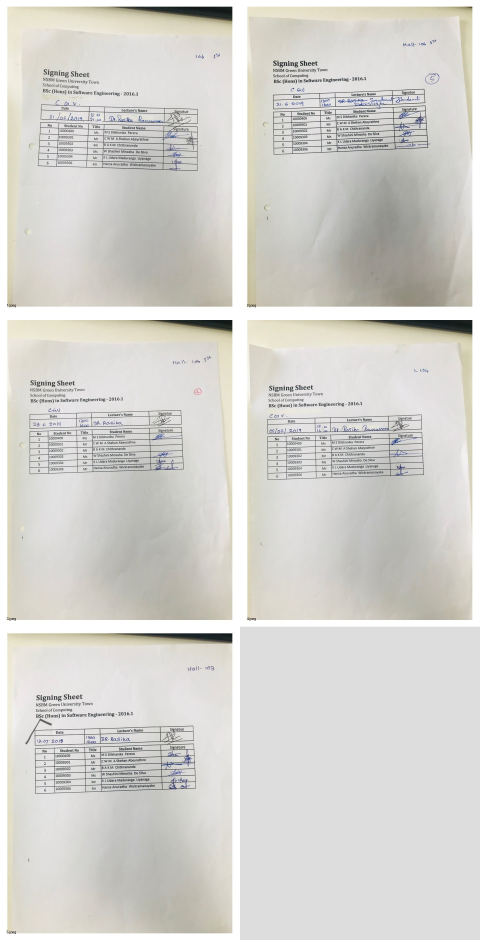
#> input picture contact.jpg, 1440 x 2820 px (shown at 1/3 size); its folder holds only this picture in this run
$ python -i verification.py   (imports and definitions only)
#> lines starting #> are read from the running program, lines starting #| are printed output that depends on the picture; after the words box and inside, x2 and y2 are one past the last pixel; in counts of white or black regions, pixels touching at a corner belong together
from __future__ import annotations
from pathlib import Path
from statistics import median
import cv2
import numpy as np


def _normalize(path: str | Path) -> np.ndarray:
    """Normalize a signature crop to a centered binary canvas.

    This keeps the original coursework behaviour (Otsu + tight crop + resize)
    while making the normalized image reusable by additional comparison methods.
    """
#> called with path = '../../contact.jpg'
    img = cv2.imread(str(path), cv2.IMREAD_GRAYSCALE)
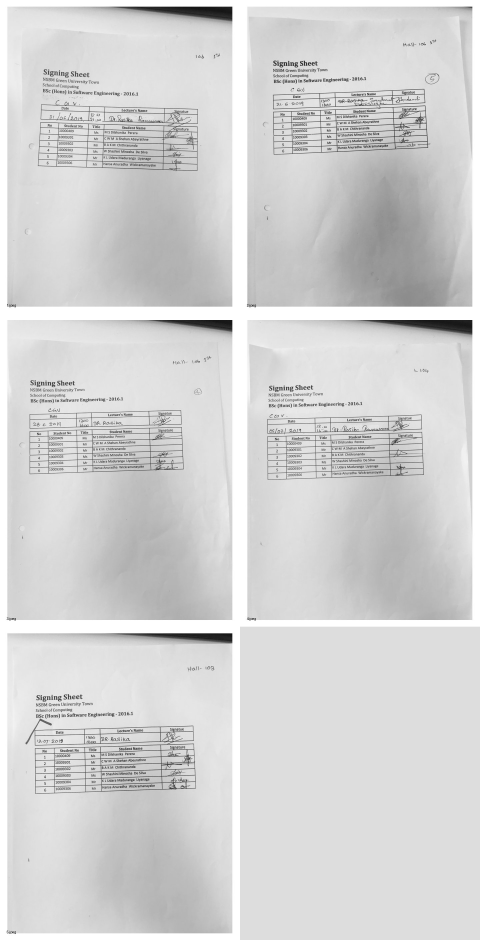
#> img: shape (2820, 1440) (shown at 1/3 size); min 0, max 255, mean 211.2
    if img is None:
        raise ValueError(f"Cannot read signature image: {path}")
    _, bw = cv2.threshold(img, 0, 255, cv2.THRESH_BINARY_INV + cv2.THRESH_OTSU)
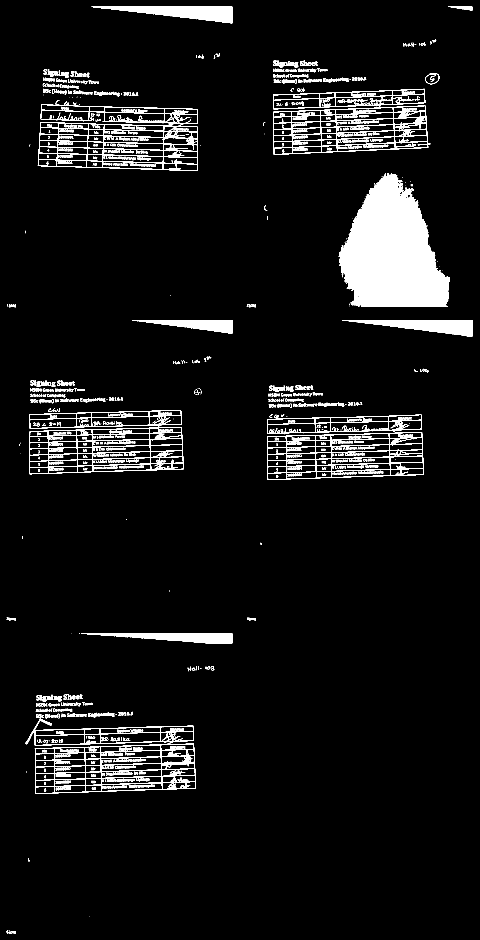
#> bw: shape (2820, 1440) (shown at 1/3 size); 5.9% white; 1403 white regions (402 under 20 px), largest, box (x1, y1, x2, y2) and area: (1016, 520, 1350, 920) 87911, (77, 2156, 588, 2382) 14489, (113, 301, 594, 513) 13510
    pts = cv2.findNonZero(bw)
#> pts = contour of 239573 points, box (x1, y1, x2, y2) (20, 20, 1417, 2802), area 1220403
    if pts is None:
        return cv2.resize(bw, (320, 120))
    x, y, w, h = cv2.boundingRect(pts)
#> x = 20; y = 20; w = 1397; h = 2782
    crop = bw[y:y + h, x:x + w]
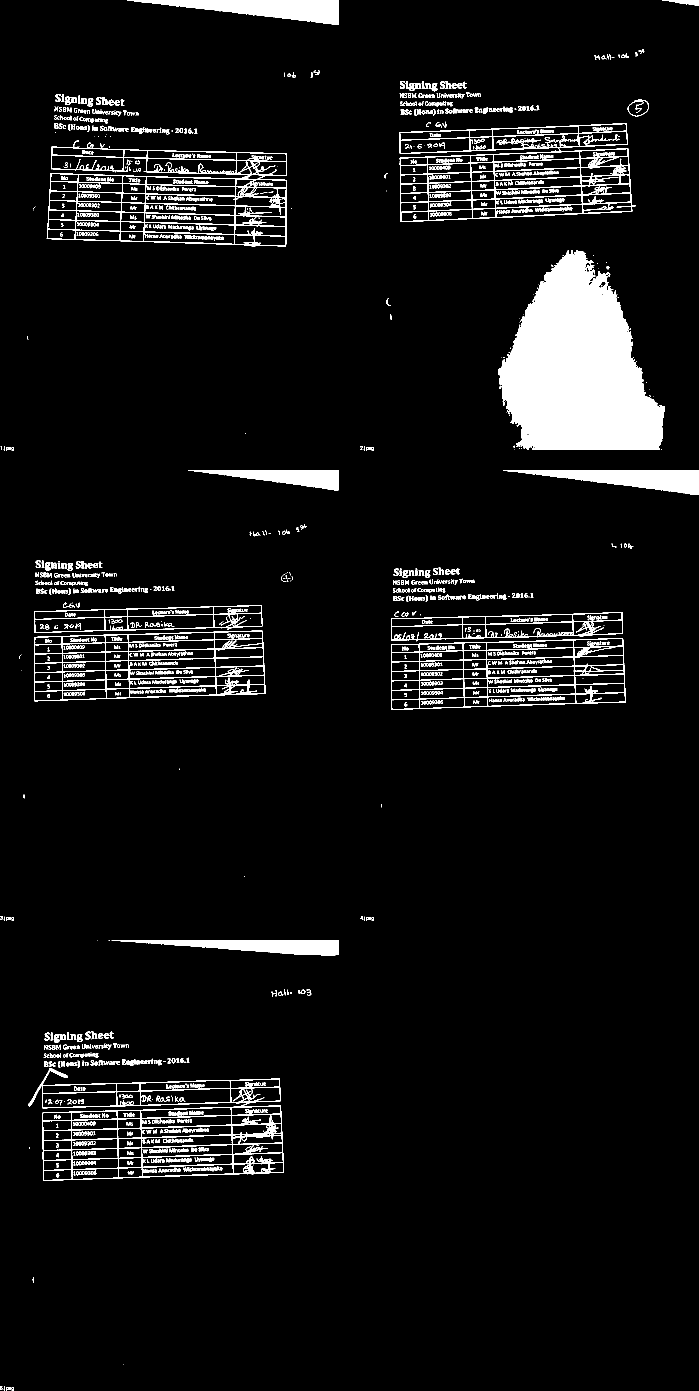
#> crop: shape (2782, 1397) (shown at 1/2 size); 6.2% white; 1403 white regions (402 under 20 px), largest, box (x1, y1, x2, y2) and area: (996, 500, 1330, 900) 87911, (57, 2136, 568, 2362) 14489, (93, 281, 574, 493) 13510
    canvas = np.zeros((120, 320), dtype=np.uint8)
    scale = min(300 / max(1, w), 100 / max(1, h))
#> scale = 0.0359
    nw = max(1, int(w * scale))
#> nw = 50
    nh = max(1, int(h * scale))
#> nh = 100
    resized = cv2.resize(crop, (nw, nh), interpolation=cv2.INTER_AREA)
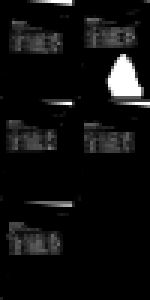
#> resized: shape (100, 50) (shown 3 times larger); min 0, max 255, mean 15.7
    yy = (120 - nh) // 2
#> yy = 10
    xx = (320 - nw) // 2
#> xx = 135
    canvas[yy:yy + nh, xx:xx + nw] = resized
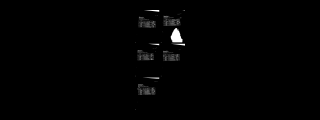
#> canvas: shape (120, 320); min 0, max 255, mean 2
    return canvas


# [124 lines left out: functions _orb_score, _projection_score, _hu_score, _ensemble_pair_score, compare_signatures, assess_proxy_signature, not called in this run]

>>> result = _normalize('../../contact.jpg')

$ run again, on crops.jpg
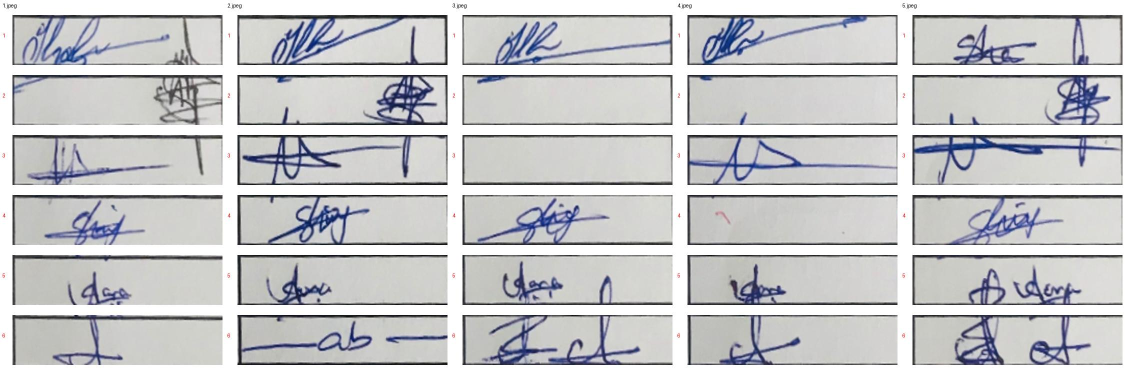
#> input picture crops.jpg, 2250 x 770 px (shown at 1/2 size)
#> in _normalize, `_, bw = cv2.threshold(img, 0, 255, cv2.THRESH_BINARY_INV + cv2.THRESH_..`:
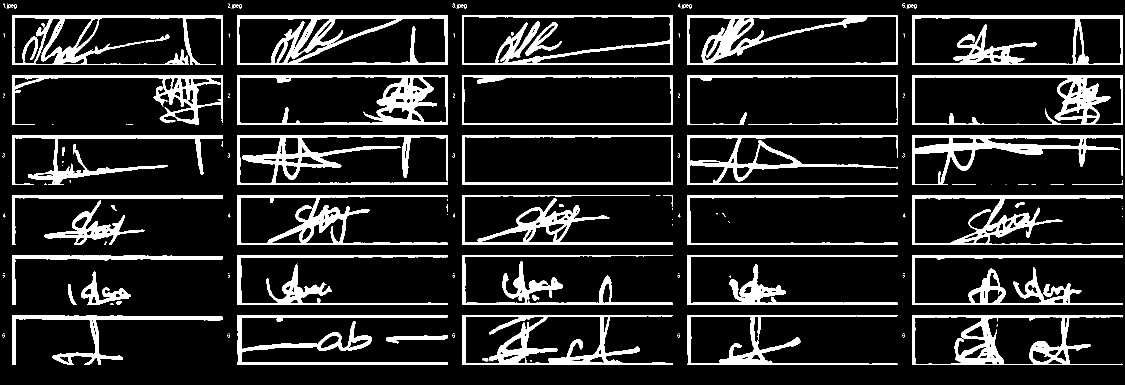
#> bw: shape (770, 2250) (shown at 1/2 size); 14.1% white; 168 white regions (106 under 20 px), largest, box (x1, y1, x2, y2) and area: (475, 30, 895, 130) 11735, (475, 270, 895, 370) 10797, (925, 630, 1345, 730) 10664
#> pts = contour of 244705 points, box (x1, y1, x2, y2) (5, 7, 2245, 730), area 21290
#> x = 5; y = 7; w = 2240; h = 723
#> crop: shape (723, 2240); 15.1% white; 168 white regions (106 under 20 px), largest, box (x1, y1, x2, y2) and area: (470, 23, 890, 123) 11735, (470, 263, 890, 363) 10797, (920, 623, 1340, 723) 10664
#> scale = 0.134
#> nw = 300
#> nh = 96
#> yy = 12
#> xx = 10
#> in _normalize, `canvas[yy:yy + nh, xx:xx + nw] = resized`:
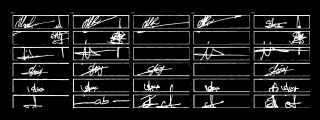
#> canvas: shape (120, 320); min 0, max 255, mean 28.9
